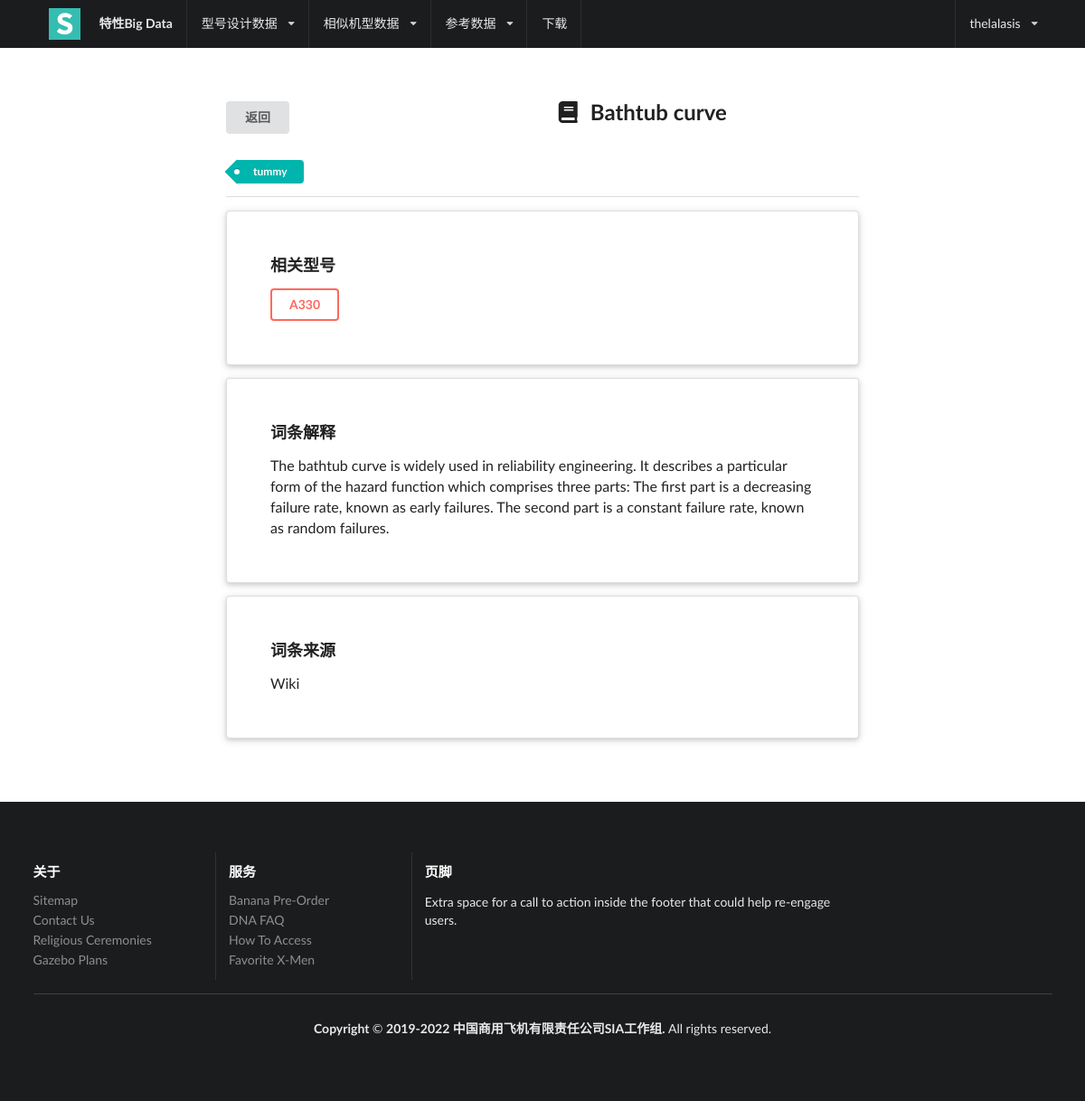
Screenshot of /data_platform/term/2 (signed in) with the database file from the repository.
### term/models.py (models this page shows, shortened)
class term(models.Model):
    id = models.AutoField(primary_key = True)
    category = models.ForeignKey(term_category, related_name='acr_category', on_delete=models.CASCADE, default = '无分类')
    title = models.CharField("词条", max_length = 200)
    content = models.TextField("词条说明")
    acmodel = models.ForeignKey(acmodel, related_name='适用机型',on_delete = models.CASCADE, limit_choices_to={'if_intra_ac': True})
    tag = TaggableManager("标签",blank=True)
    source = models.TextField("词条来源")
    class Meta:
        ordering = ('title',)
        verbose_name = '术语'
        verbose_name_plural = '术语'

### data_platform/models.py (models this page shows)
class acmodel(models.Model):
    id = models.AutoField(primary_key = True)
    basic_acmodel = models.CharField("基本型号", max_length = 100)
    expanded_acmodel = models.CharField("扩展型号", max_length = 100)
    if_intra_ac = models.BooleanField(default = False)
    class Meta:
        ordering = ('basic_acmodel',)
        verbose_name = '飞机型号'
        verbose_name_plural = '飞机型号'
    def __str__(self):
        return (self.basic_acmodel)

### data_platform/views.py (the view)
# urls.py: url(r'^term/(?P<term_id>\d+)$', views.get_term_detail.as_view(), name="term_detail"),
class get_term_detail(LoginRequiredMixin,DetailView):
	template_name = "term.html"
	model = term
	context_object_name = "term"
	pk_url_kwarg = 'term_id'

### data_platform/templates/term.html (shortened to what this page needs)
{% load static %}
{% include "head.html" %}
<div class="ui main text container">
    <div class="ui grid">
        <div class="four wide column left floated">
            <div class="ui animated button" tabindex="0">
              <div class="visible content">返回</div>
            </div>
        </div>
        <div class="eight wide column right floated">
          <h2 class="ui header">
            <div class="column"><i class="book icon"></i>{{term.title}}</div>
          </h2>
        </div>
        <div class="ten wide column">
            {% for tag in term.tag.all %}
            <a class="ui teal tag label">{{tag}}</a>
            {% endfor %}
        </div>
    </div>
    <div class="ui divider"></div>
    <div class="ui raised very padded text container segment">
      <h3>相关型号</h3>
      <button class="ui inverted red button">{{term.acmodel}}</button>
    </div>
    <div class="ui raised very padded text container segment">
      <h3>词条解释</h3>
      <p>{{term.content | safe}}</p>
    </div>
  </div>
  <div class="ui raised very padded text container segment">
      <h3>词条来源</h3>
      <p>{{term.source | safe}}</p>
    </div>
{% include "foot.html" %}

### data_platform/templates/head.html (shortened to what this page needs)
<!DOCTYPE html>
{% load static %}
<html lang="zh-CN">
<head>
  <link href="{% static 'css/semantic.min.css' %}" rel="stylesheet">
  <link href="{% static 'css/datatables.min.css' %}" rel = "stylesheet">
</head>
<body>
  <div class="ui fixed primary inverted menu">
    <div class="ui container">
      <a href="{% url 'data_platform:index' %}" class="header item">
        <img class="logo" src="{% static 'logo.png' %}">
          特性Big Data
      </a>
      <div class="ui simple dropdown item">
        型号设计数据 <i class="dropdown icon"></i>
      </div>
      <div class="ui simple dropdown item">
        相似机型数据 <i class="dropdown icon"></i>
      </div>
      <div class="ui simple dropdown item">
        参考数据 <i class="dropdown icon"></i>
      </div>
        <a class="item" href="{% url 'data_platform:download' %}">下载</a>
     <div class="ui simple dropdown right item">
          {% if user.is_authenticated %}
          {{ user.username }}<i class="dropdown icon"></i>
          {% else %}
          游客<i class="dropdown icon"></i>
          <div class="menu">
            <li><a href="{% url 'account:login' %}">登录</a></li>
            <li><a href="{% url 'account:register' %}">注册</a></li>
          {% endif %}
          </div>
     </div>
  </div>
</body>

### data_platform/templates/head.html (style rules this page uses)
body { background-color: #FFFFFF; }
.ui.menu .item img.logo { margin-right: 1.5em; }
.main.container { margin-top: 7em; }

### rows the page displays
term: title "Bathtub curve", acmodel "A330", content "The bathtub curve is widely used in reliability engineering. It describes a particular form of the hazard function which comprises three parts: The first part is a decreasing failure rate, known as early failures. The second part is a constant failure rate, known as random failures.", source "Wiki"
Tag: name "tummy"

### other values shown
{{ user.username }} "thelalasis"
